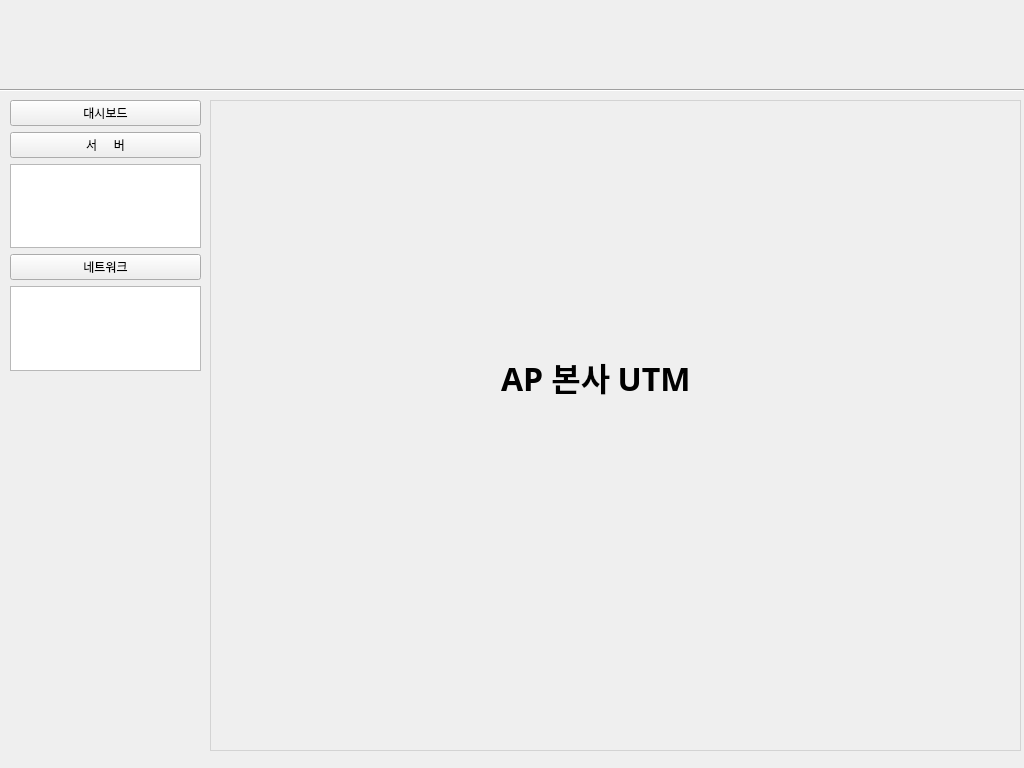
<?xml version="1.0" encoding="UTF-8"?>
<ui version="4.0">
 <class>Form</class>
 <widget class="QWidget" name="Form">
  <property name="geometry">
   <rect>
    <x>0</x>
    <y>0</y>
    <width>1024</width>
    <height>768</height>
   </rect>
  </property>
  <property name="sizePolicy">
   <sizepolicy hsizetype="Preferred" vsizetype="Preferred">
    <horstretch>0</horstretch>
    <verstretch>0</verstretch>
   </sizepolicy>
  </property>
  <property name="cursor">
   <cursorShape>ArrowCursor</cursorShape>
  </property>
  <property name="windowTitle">
   <string>AP시스템 모니터링</string>
  </property>
  <widget class="QWidget" name="verticalLayoutWidget">
   <property name="geometry">
    <rect>
     <x>10</x>
     <y>100</y>
     <width>191</width>
     <height>271</height>
    </rect>
   </property>
   <layout class="QVBoxLayout" name="verticalLayout">
    <property name="sizeConstraint">
     <enum>QLayout::SetDefaultConstraint</enum>
    </property>
    <item>
     <widget class="QPushButton" name="dashboardButton">
      <property name="text">
       <string>대시보드</string>
      </property>
     </widget>
    </item>
    <item>
     <widget class="QPushButton" name="serverButton">
      <property name="text">
       <string>서     버</string>
      </property>
     </widget>
    </item>
    <item>
     <widget class="QListView" name="serverListView">
      <property name="styleSheet">
       <string notr="true"/>
      </property>
      <property name="selectionBehavior">
       <enum>QAbstractItemView::SelectItems</enum>
      </property>
     </widget>
    </item>
    <item>
     <widget class="QPushButton" name="networkButton">
      <property name="text">
       <string>네트워크</string>
      </property>
     </widget>
    </item>
    <item>
     <widget class="QListView" name="networkListView"/>
    </item>
   </layout>
  </widget>
  <widget class="Line" name="line">
   <property name="geometry">
    <rect>
     <x>0</x>
     <y>80</y>
     <width>1024</width>
     <height>21</height>
    </rect>
   </property>
   <property name="sizePolicy">
    <sizepolicy hsizetype="Expanding" vsizetype="Expanding">
     <horstretch>0</horstretch>
     <verstretch>0</verstretch>
    </sizepolicy>
   </property>
   <property name="orientation">
    <enum>Qt::Horizontal</enum>
   </property>
  </widget>
  <widget class="QStackedWidget" name="stackedWidget">
   <property name="geometry">
    <rect>
     <x>210</x>
     <y>100</y>
     <width>811</width>
     <height>651</height>
    </rect>
   </property>
   <property name="styleSheet">
    <string notr="true">QStackedWidget {
	border: 1px solid lightgray;
}</string>
   </property>
   <property name="currentIndex">
    <number>5</number>
   </property>
   <widget class="QWidget" name="dashboard">
    <property name="font">
     <font>
      <family>맑은 고딕</family>
     </font>
    </property>
    <widget class="QLabel" name="label_3">
     <property name="geometry">
      <rect>
       <x>320</x>
       <y>210</y>
       <width>201</width>
       <height>71</height>
      </rect>
     </property>
     <property name="font">
      <font>
       <family>맑은 고딕</family>
       <pointsize>24</pointsize>
       <weight>75</weight>
       <bold>true</bold>
      </font>
     </property>
     <property name="text">
      <string>Dashboard</string>
     </property>
    </widget>
   </widget>
   <widget class="QWidget" name="serverSummary">
    <widget class="QLabel" name="label_4">
     <property name="geometry">
      <rect>
       <x>260</x>
       <y>210</y>
       <width>341</width>
       <height>71</height>
      </rect>
     </property>
     <property name="font">
      <font>
       <family>맑은 고딕</family>
       <pointsize>24</pointsize>
       <weight>75</weight>
       <bold>true</bold>
      </font>
     </property>
     <property name="text">
      <string>Server Summary</string>
     </property>
    </widget>
   </widget>
   <widget class="QWidget" name="kerp">
    <widget class="QLabel" name="label">
     <property name="geometry">
      <rect>
       <x>330</x>
       <y>220</y>
       <width>131</width>
       <height>71</height>
      </rect>
     </property>
     <property name="font">
      <font>
       <family>맑은 고딕</family>
       <pointsize>24</pointsize>
       <weight>75</weight>
       <bold>true</bold>
      </font>
     </property>
     <property name="text">
      <string>kerp</string>
     </property>
    </widget>
   </widget>
   <widget class="QWidget" name="kerpdb">
    <widget class="QLabel" name="label_2">
     <property name="geometry">
      <rect>
       <x>330</x>
       <y>250</y>
       <width>131</width>
       <height>71</height>
      </rect>
     </property>
     <property name="font">
      <font>
       <family>맑은 고딕</family>
       <pointsize>24</pointsize>
       <weight>75</weight>
       <bold>true</bold>
      </font>
     </property>
     <property name="text">
      <string>kerpdb</string>
     </property>
    </widget>
   </widget>
   <widget class="QWidget" name="networkSummary">
    <widget class="QLabel" name="label_5">
     <property name="geometry">
      <rect>
       <x>230</x>
       <y>200</y>
       <width>361</width>
       <height>71</height>
      </rect>
     </property>
     <property name="font">
      <font>
       <family>맑은 고딕</family>
       <pointsize>24</pointsize>
       <weight>75</weight>
       <bold>true</bold>
      </font>
     </property>
     <property name="text">
      <string>Network Summary</string>
     </property>
    </widget>
   </widget>
   <widget class="QWidget" name="HeadUTM">
    <widget class="QLabel" name="label_6">
     <property name="geometry">
      <rect>
       <x>290</x>
       <y>240</y>
       <width>361</width>
       <height>71</height>
      </rect>
     </property>
     <property name="font">
      <font>
       <family>맑은 고딕</family>
       <pointsize>24</pointsize>
       <weight>75</weight>
       <bold>true</bold>
      </font>
     </property>
     <property name="text">
      <string>AP 본사 UTM</string>
     </property>
    </widget>
   </widget>
  </widget>
 </widget>
 <resources/>
 <connections/>
</ui>
